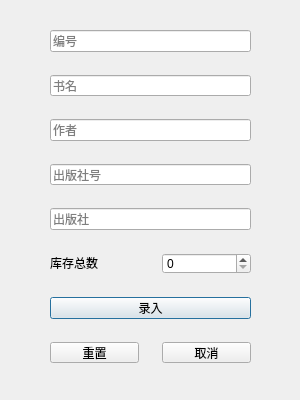
<?xml version="1.0" encoding="UTF-8"?>
<ui version="4.0">
 <class>Insert</class>
 <widget class="QDialog" name="Insert">
  <property name="geometry">
   <rect>
    <x>0</x>
    <y>0</y>
    <width>300</width>
    <height>400</height>
   </rect>
  </property>
  <property name="sizePolicy">
   <sizepolicy hsizetype="Fixed" vsizetype="Fixed">
    <horstretch>0</horstretch>
    <verstretch>0</verstretch>
   </sizepolicy>
  </property>
  <property name="windowTitle">
   <string>Dialog</string>
  </property>
  <widget class="QWidget" name="layoutWidget">
   <property name="geometry">
    <rect>
     <x>50</x>
     <y>30</y>
     <width>201</width>
     <height>333</height>
    </rect>
   </property>
   <layout class="QVBoxLayout" name="verticalLayout">
    <property name="spacing">
     <number>23</number>
    </property>
    <item>
     <widget class="QLineEdit" name="lineEdit">
      <property name="placeholderText">
       <string>编号</string>
      </property>
      <property name="clearButtonEnabled">
       <bool>true</bool>
      </property>
     </widget>
    </item>
    <item>
     <widget class="QLineEdit" name="lineEdit_2">
      <property name="placeholderText">
       <string>书名</string>
      </property>
      <property name="clearButtonEnabled">
       <bool>true</bool>
      </property>
     </widget>
    </item>
    <item>
     <widget class="QLineEdit" name="lineEdit_3">
      <property name="placeholderText">
       <string>作者</string>
      </property>
      <property name="clearButtonEnabled">
       <bool>true</bool>
      </property>
     </widget>
    </item>
    <item>
     <widget class="QLineEdit" name="lineEdit_4">
      <property name="inputMask">
       <string/>
      </property>
      <property name="placeholderText">
       <string>出版社号</string>
      </property>
      <property name="clearButtonEnabled">
       <bool>true</bool>
      </property>
     </widget>
    </item>
    <item>
     <widget class="QLineEdit" name="lineEdit_5">
      <property name="placeholderText">
       <string>出版社</string>
      </property>
      <property name="clearButtonEnabled">
       <bool>true</bool>
      </property>
     </widget>
    </item>
    <item>
     <layout class="QHBoxLayout" name="horizontalLayout">
      <item>
       <widget class="QLabel" name="label">
        <property name="maximumSize">
         <size>
          <width>16777215</width>
          <height>20</height>
         </size>
        </property>
        <property name="text">
         <string>库存总数</string>
        </property>
       </widget>
      </item>
      <item>
       <widget class="QSpinBox" name="spinBox"/>
      </item>
     </layout>
    </item>
    <item>
     <widget class="QPushButton" name="pushButton">
      <property name="text">
       <string>录入</string>
      </property>
     </widget>
    </item>
    <item>
     <layout class="QHBoxLayout" name="horizontalLayout_2">
      <item>
       <widget class="QPushButton" name="pushButton_3">
        <property name="text">
         <string>重置</string>
        </property>
       </widget>
      </item>
      <item>
       <widget class="QPushButton" name="pushButton_2">
        <property name="text">
         <string>取消</string>
        </property>
       </widget>
      </item>
     </layout>
    </item>
   </layout>
  </widget>
 </widget>
 <resources/>
 <connections>
  <connection>
   <sender>pushButton_2</sender>
   <signal>clicked()</signal>
   <receiver>Insert</receiver>
   <slot>close()</slot>
   <hints>
    <hint type="sourcelabel">
     <x>204</x>
     <y>353</y>
    </hint>
    <hint type="destinationlabel">
     <x>205</x>
     <y>377</y>
    </hint>
   </hints>
  </connection>
 </connections>
</ui>
